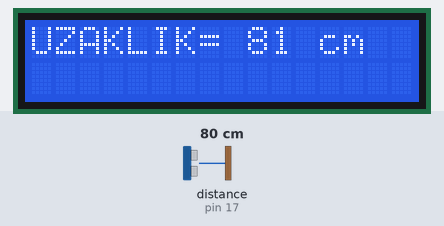
Simulated run of this sketch. Board: Arduino Uno, built with avr-gcc and run on an emulated ATmega328P. Parts: 16×2 character LCD. Inputs (shaded band) come from the test bench; at power-on: distance to the obstacle (sensor on pin 17) 80 cm. The echo pulse lasts 58.3 µs per cm.

Above: at 1.2 s.
1.3 s: distance to the obstacle (sensor on pin 17) set to 2 cm
At 2.4 s:
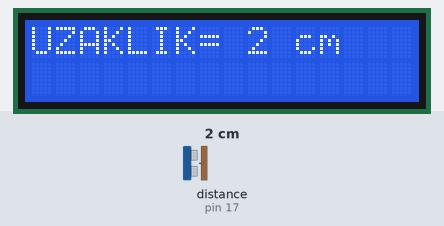
7.3 s: distance to the obstacle (sensor on pin 17) set to 4 cm
At 8.9 s:
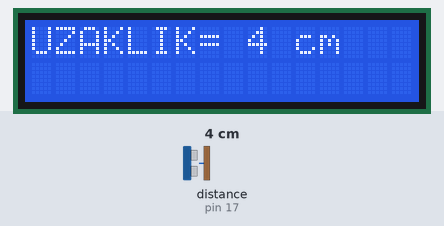
11.6 s: distance to the obstacle (sensor on pin 17) set to 9 cm
At 13.1 s:
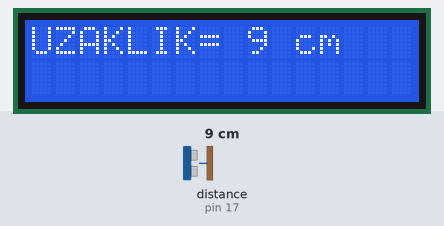
Timing chart, 0 to 14.6 s (numbered marks = the images above; inputs shaded):
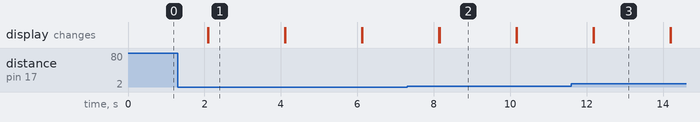

The sketch:

DISTANCE_SENSOR_WITH_LCD.ino
```cpp
#include <Wire.h>
#include <LiquidCrystal_I2C.h>
#include <NewPing.h>

#define I2C_ADDR 0x27
#define totalRows 2
#define totalColumns 16

LiquidCrystal_I2C lcd(I2C_ADDR, totalColumns, totalRows);
#define trigger 16
#define echo 17

NewPing sonar(trigger, echo);

void setup() {
  lcd.init();
  lcd.backlight();
}

void loop() {
  unsigned int distance = sonar.ping_cm();
  Serial.print("UZAKLIK= ");
  Serial.print(distance);
  Serial.println(" cm");

  lcd.setCursor(0, 0);
  lcd.print("UZAKLIK= ");
  lcd.print(distance);
  lcd.print(" cm");

  delay(2000);

  lcd.clear();
}
```

Measured:
- after the input at 1.3 s, the display: first differs from a run without the input after 0.80 s (image 1)
- after the input at 7.3 s, the display: first differs from a run without the input after 0.85 s (image 2)
- after the input at 11.6 s, the display: first differs from a run without the input after 0.58 s (image 3)
- what the display in image 1 shows lasts 2.0 s, from 2.1 s to 4.1 s
